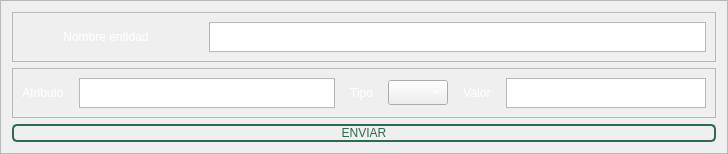
                  <widget class="QFrame" name="PanelPATCH">
                   <property name="styleSheet">
                    <string notr="true">color: rgb(255,255,255)</string>
                   </property>
                   <property name="frameShape">
                    <enum>QFrame::StyledPanel</enum>
                   </property>
                   <property name="frameShadow">
                    <enum>QFrame::Raised</enum>
                   </property>
                   <layout class="QVBoxLayout" name="verticalLayout_14">
                    <item>
                     <widget class="QFrame" name="frame_23">
                      <property name="frameShape">
                       <enum>QFrame::StyledPanel</enum>
                      </property>
                      <property name="frameShadow">
                       <enum>QFrame::Raised</enum>
                      </property>
                      <layout class="QHBoxLayout" name="horizontalLayout_16">
                       <property name="spacing">
                        <number>60</number>
                       </property>
                       <property name="leftMargin">
                        <number>50</number>
                       </property>
                       <item>
                        <widget class="QLabel" name="label_17">
                         <property name="maximumSize">
                          <size>
                           <width>138</width>
                           <height>16777215</height>
                          </size>
                         </property>
                         <property name="text">
                          <string>Nombre entidad</string>
                         </property>
                         <property name="alignment">
                          <set>Qt::AlignCenter</set>
                         </property>
                        </widget>
                       </item>
                       <item>
                        <widget class="QTextEdit" name="textPATCHent">
                         <property name="maximumSize">
                          <size>
                           <width>16777215</width>
                           <height>30</height>
                          </size>
                         </property>
                         <property name="styleSheet">
                          <string notr="true">color: black;</string>
                         </property>
                        </widget>
                       </item>
                      </layout>
                     </widget>
                    </item>
                    <item>
                     <widget class="QFrame" name="frame_25">
                      <property name="frameShape">
                       <enum>QFrame::StyledPanel</enum>
                      </property>
                      <property name="frameShadow">
                       <enum>QFrame::Raised</enum>
                      </property>
                      <layout class="QHBoxLayout" name="horizontalLayout_18">
                       <property name="spacing">
                        <number>15</number>
                       </property>
                       <item>
                        <widget class="QLabel" name="label_19">
                         <property name="maximumSize">
                          <size>
                           <width>138</width>
                           <height>16777215</height>
                          </size>
                         </property>
                         <property name="text">
                          <string>Atributo</string>
                         </property>
                         <property name="alignment">
                          <set>Qt::AlignCenter</set>
                         </property>
                        </widget>
                       </item>
                       <item>
                        <widget class="QTextEdit" name="textPATCHAtr">
                         <property name="maximumSize">
                          <size>
                           <width>16777215</width>
                           <height>30</height>
                          </size>
                         </property>
                         <property name="styleSheet">
                          <string notr="true">color: black;</string>
                         </property>
                        </widget>
                       </item>
                       <item>
                        <widget class="QLabel" name="label_27">
                         <property name="text">
                          <string>Tipo</string>
                         </property>
                        </widget>
                       </item>
                       <item>
                        <widget class="QComboBox" name="comboBox_4">
                         <property name="maximumSize">
                          <size>
                           <width>60</width>
                           <height>25</height>
                          </size>
                         </property>
                        </widget>
                       </item>
                       <item>
                        <widget class="QLabel" name="label_20">
                         <property name="maximumSize">
                          <size>
                           <width>138</width>
                           <height>16777215</height>
                          </size>
                         </property>
                         <property name="text">
                          <string>Valor</string>
                         </property>
                         <property name="alignment">
                          <set>Qt::AlignCenter</set>
                         </property>
                        </widget>
                       </item>
                       <item>
                        <widget class="QTextEdit" name="textPATCHvalor">
                         <property name="maximumSize">
                          <size>
                           <width>200</width>
                           <height>30</height>
                          </size>
                         </property>
                         <property name="styleSheet">
                          <string notr="true">color: black;</string>
                         </property>
                        </widget>
                       </item>
                      </layout>
                     </widget>
                    </item>
                    <item>
                     <widget class="QPushButton" name="bt_enviarPATCH">
                      <property name="maximumSize">
                       <size>
                        <width>16000</width>
                        <height>16777215</height>
                       </size>
                      </property>
                      <property name="styleSheet">
                       <string notr="true">QPushButton{
font: 87 12pt &quot;Arial Black&quot;;
background-color: #000000ff;
color: rgb(45,106,79);
border-radius: 5px;
border: 2px solid rgb(45,106,79);
}

QPushButton:hover{
background-color: rgb(27,67,50);
}</string>
                      </property>
                      <property name="text">
                       <string>ENVIAR</string>
                      </property>
                      <property name="iconSize">
                       <size>
                        <width>32</width>
                        <height>32</height>
                       </size>
                      </property>
                     </widget>
                    </item>
                   </layout>
                  </widget>
